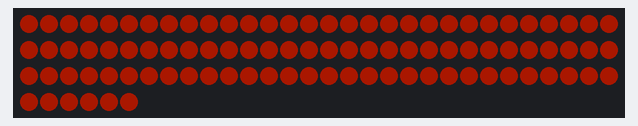
A sketch run on a simulated Arduino Uno, built with avr-gcc and run on an emulated ATmega328P. Shown: 96 RGB LEDs in strip order, left to right, continuing on the next row. Dim RGB values are drawn brighter than linear.

Above: at 0.37 s.
At 1.7 s:
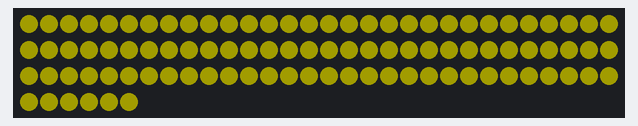
At 3.24 s:
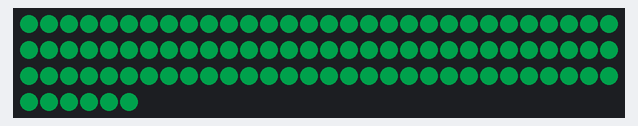
At 4.22 s:
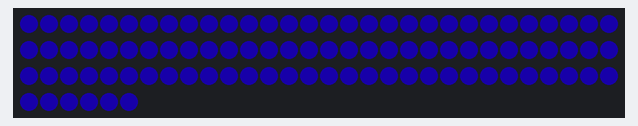
At 5.43 s:
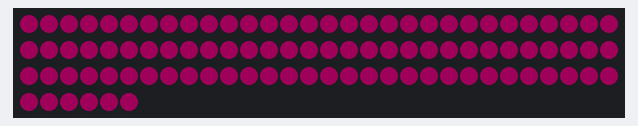

The sketch:

led_meme_couleur.ino
```cpp
#include <FastLED.h>

#define NUM_LEDS 96          // Nombre total de LEDs
#define DATA_PIN 11          // Pin connectée au fil de data (DIN)
#define BRIGHTNESS 50        // Luminosité (max 255)
#define LED_TYPE WS2812B
#define COLOR_ORDER GRB

CRGB leds[NUM_LEDS];

void setup() {
  // Initialisation de la bande LED
  FastLED.addLeds<LED_TYPE, DATA_PIN, COLOR_ORDER>(leds, NUM_LEDS);
  FastLED.setBrightness(BRIGHTNESS);
}

void loop() {
  static uint8_t hue = 0;

  // Applique la même couleur à toutes les LEDs
  fill_solid(leds, NUM_LEDS, CHSV(hue, 255, 255));

  FastLED.show();

  hue++; // Incrémente doucement pour changer la couleur
  delay(20); // Contrôle la vitesse du changement de couleur
}
```

Measured:
- by itself, everything shown: repeats every 6.2 s, in 71 steps
